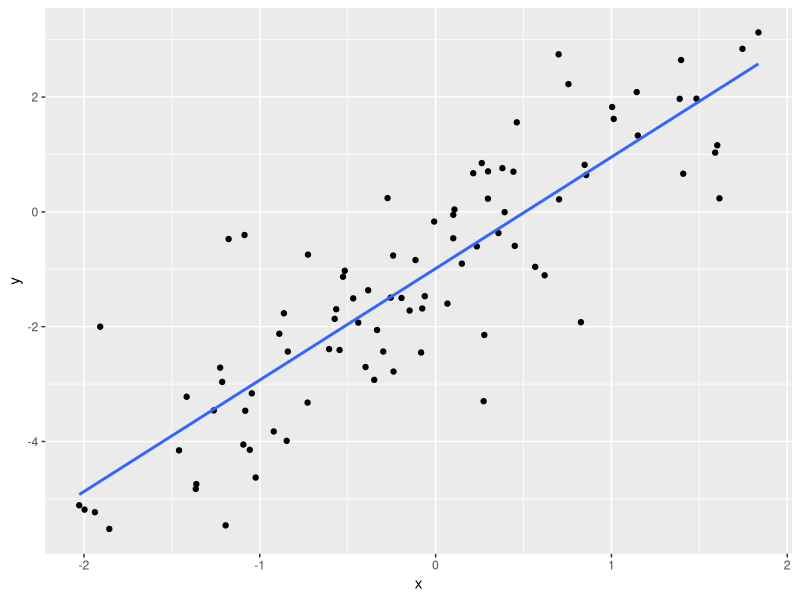
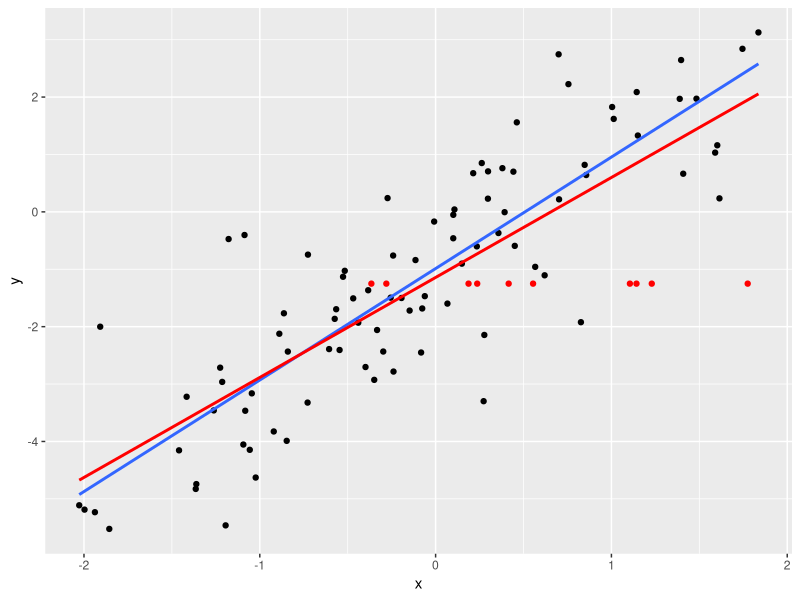
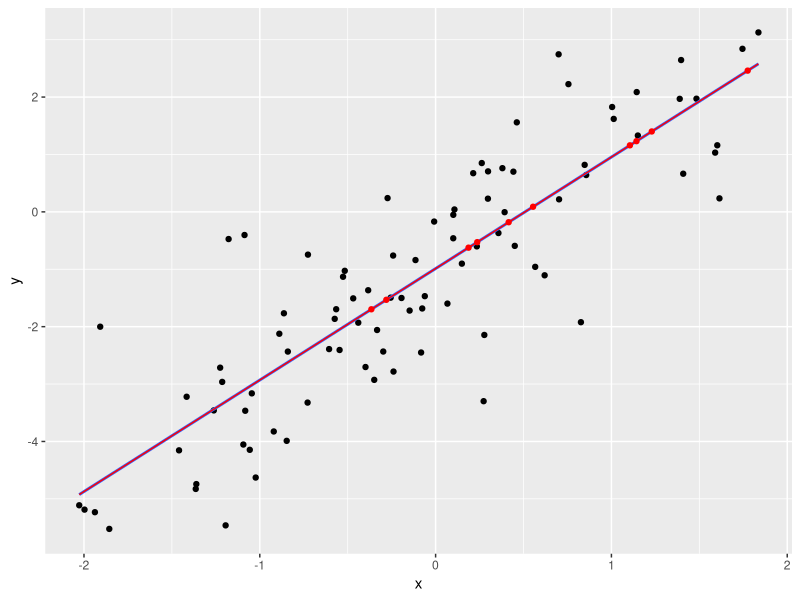
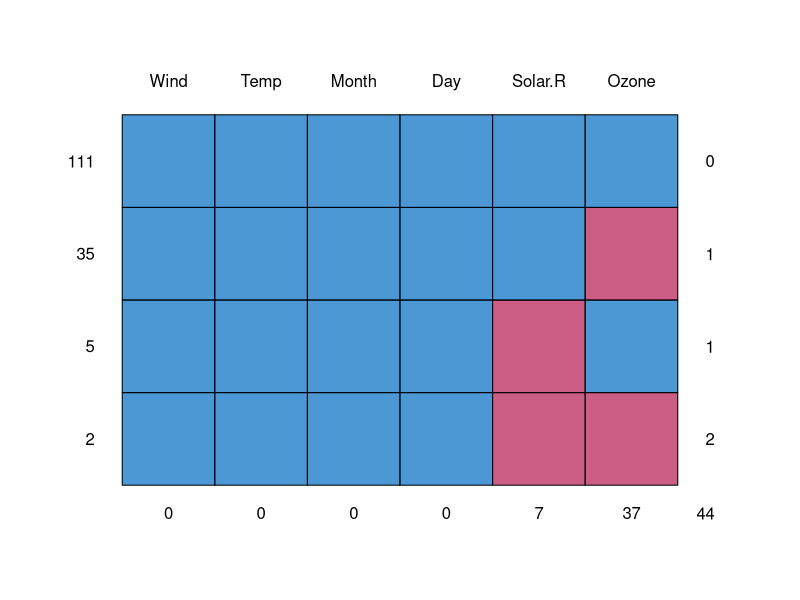

These figures' R source, in order:
## ---- chunk 1
suppressPackageStartupMessages(library(tidyverse))
## ---- chunk 2
set.seed(13)
x <- rnorm(100)
y <- -1 + 2 * x + rnorm(100)
y[1:10] <- NA
## ---- chunk 3
x
y
## ---- chunk 4
p <- qplot(x, y) + geom_smooth(method="lm", se=FALSE)
p
## ---- chunk 5
ybar <- mean(y, na.rm=TRUE)
datrm <- na.omit(data.frame(x=x, y=y))
datimp <- data.frame(x=x[1:10], y=ybar)
p + geom_point(data=datimp, colour="red") +
    geom_smooth(data=rbind(datrm, datimp), method="lm", se=FALSE, colour="red")
## ---- chunk 6
fit2 <- lm(y ~ x, na.action=na.omit)
yhat <- predict(fit2, newdata=data.frame(x=x[1:10]))
datimp2 <- data.frame(x=x[1:10], y=yhat)
p + geom_point(data=datimp2, colour="red") +
    geom_smooth(data=rbind(datrm, datimp2), method="lm", se=FALSE, colour="red", size=0.5)
## ---- chunk 7
library(mice)
head(airquality)
## ---- chunk 8
md.pattern(airquality)
## ---- chunk 9
sum(is.na(airquality$Solar.R))
sum(is.na(airquality$Ozone))
## ---- chunk 10
(dats <- mice(airquality, m=50, method="pmm", seed=123, printFlag=FALSE))
## ---- chunk 11
class(dats)
## ---- chunk 12
head(complete(dats, 4))
## ---- chunk 13
fits <- with(dats, lm(Ozone ~ Solar.R + Wind + Temp))
## ---- chunk 14
names(fits)
## ---- chunk 15
(fit <- pool(fits))
summary(fit)
